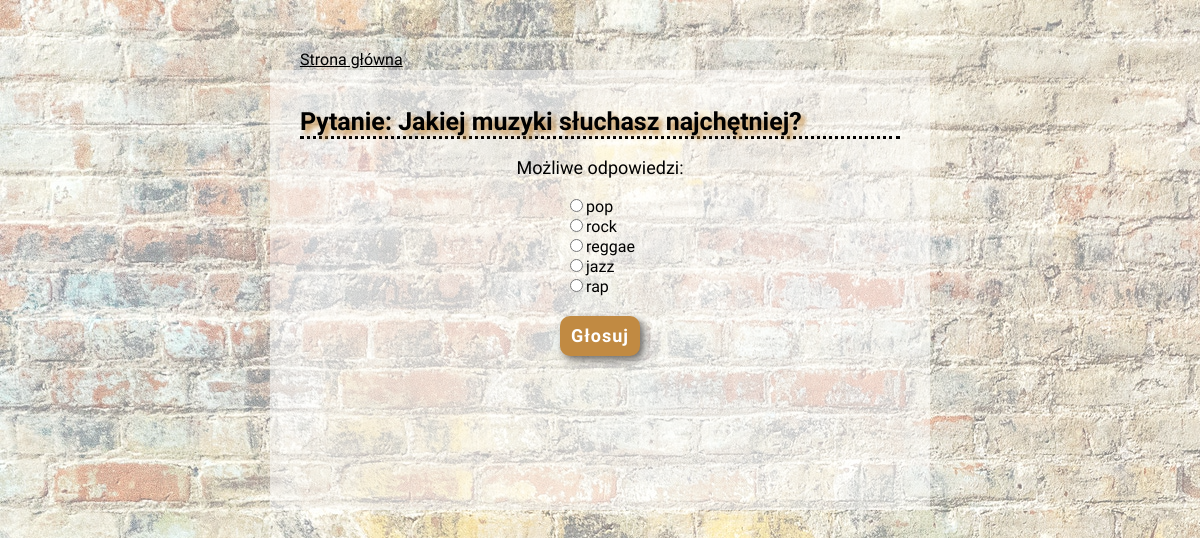
/polls/6, run on the app's committed database.
### polls/models.py (models this page shows, shortened)
class Choice(models.Model):
    question = models.ForeignKey(Question, on_delete=models.CASCADE)
    choice_text = models.CharField(max_length=200)
    votes = models.PositiveIntegerField(default=0)

### polls/views.py (the view)
# urls.py: path('<int:question_id>', views.detail, name = 'detail'),
def detail(request, question_id):
    question = get_object_or_404(Question, id = question_id)
    title = f'Pytanie: {question.question_text}'
    context = {
        'question': question,
        'title': title,
    }
    return render(request,'polls/detail.html', context)

### polls/templates/polls/detail.html (shortened to what this page needs)
{% extends "base.html"%}
{% block content %}
<section class="possibilities">
    <p>Możliwe odpowiedzi: </p>
    <form method="POST" action="{% url 'polls:vote' question.id %}">
        <ul>
            {% for choice in question.choice_set.all %}
            <li>
                <label>
                    <input type="radio" value="120" name="choice" required>{{ choice.choice_text }}
                </label>
            </li>
            {% endfor %}
        </ul>
        <input class="submit" type="submit" value="Głosuj">
    </form>
</section>
{% endblock %}

### polls/static/polls/style.css (style rules this page uses)
body { position: relative; width: 100vw; height: 100vh; margin: 0; font-family: 'Balsamiq Sans', cursive; }
body::after { content: ""; background: url(layout.jpg); opacity: 0.5; top: 0; left: 0; bottom: 0; right: 0; position: absolute; z-index: -1; padding: 50px; }
.possibilities p { font-size: 18px; text-align: center; }
.possibilities form ul { padding: 0; display: table; margin: 0 auto; }
.possibilities form ul li { list-style-type: none; padding: 0; }
.possibilities form .submit { width: 80px; height: 40px; background-color: #c18a42; border-style: none; box-shadow: 4px 4px 8px #6d6a67; border-radius: 10px; padding: auto; font-size: 18px; font-weight: 700; letter-spacing: 1px; color: #ffffff; font-family: inherit; display: block; margin: 20px auto 0 auto; }

### data on the page
Choice: choice_text "pop"
Choice: choice_text "rock"
Choice: choice_text "reggae"
Choice: choice_text "jazz"
Choice: choice_text "rap"

### other printed values
{{ title }} "Pytanie: Jakiej muzyki słuchasz najchętniej?"
